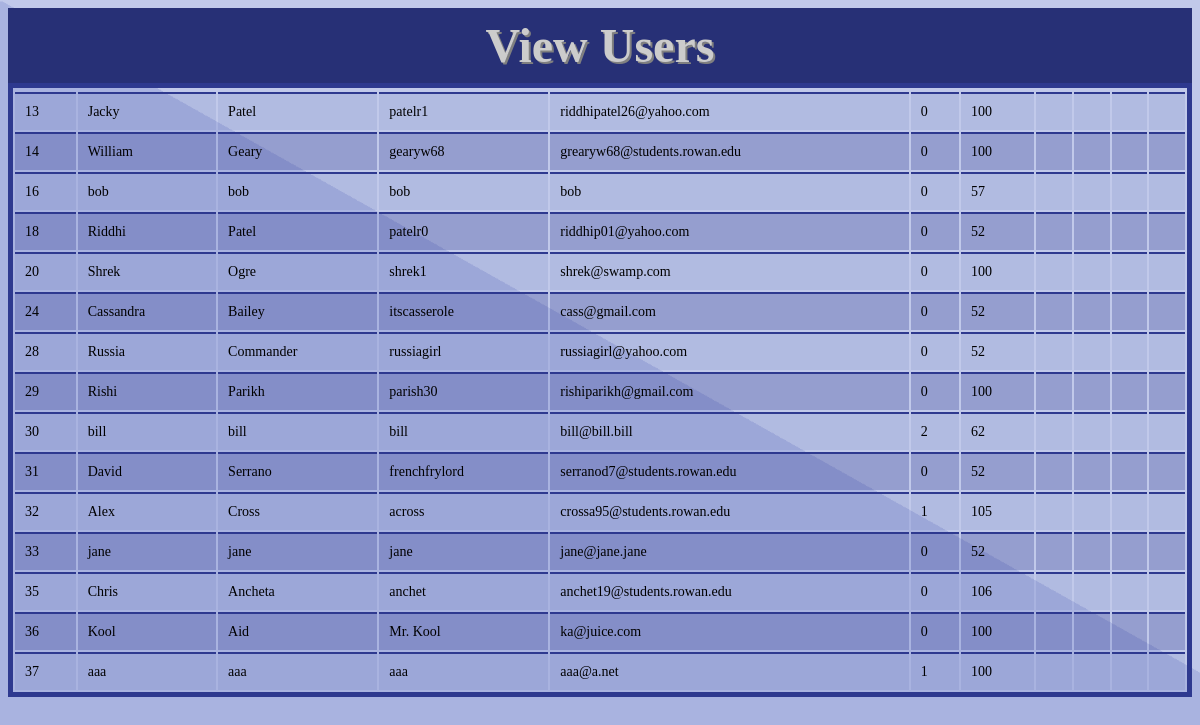
Before: /Views/viewusers.php with the older database file.
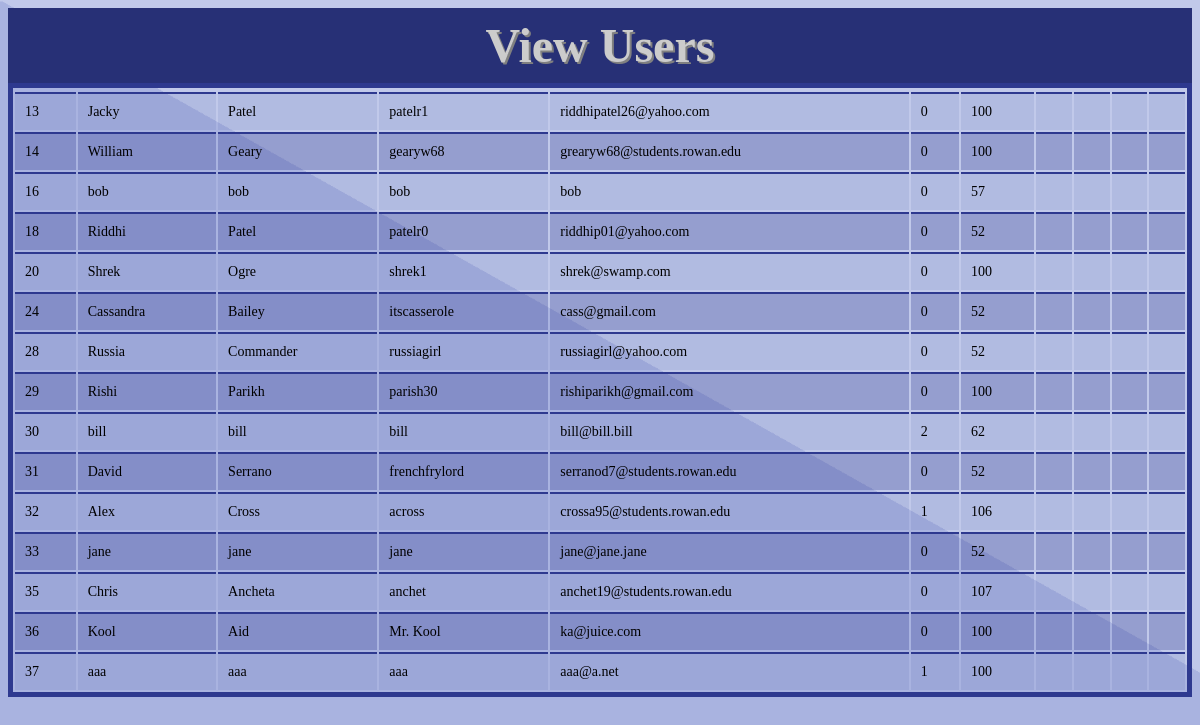
After: the same page with the newer database file.
### tables this page shows
CREATE TABLE IF NOT EXISTS `user` (
  `user_num` int(11) NOT NULL AUTO_INCREMENT,
  `first_name` varchar(30) NOT NULL,
  `last_name` varchar(30) NOT NULL,
  `username` varchar(20) NOT NULL,
  `email` varchar(40) NOT NULL,
  `password` varchar(256) DEFAULT NULL,
  `tel` varchar(13) NOT NULL,
  `admin` int(1) DEFAULT NULL,
  `user_points` int(3) NOT NULL DEFAULT '100',
  `last_request` datetime DEFAULT NULL,
  `num_requests` int(2) NOT NULL DEFAULT '0',
  `department_id` int(2) DEFAULT NULL,
  `login_attempts` tinyint(3) UNSIGNED DEFAULT '0',
  PRIMARY KEY (`user_num`),
  UNIQUE KEY `user_num_UNIQUE` (`user_num`),
  UNIQUE KEY `username_unique` (`username`),
  UNIQUE KEY `email_unique` (`email`),
  KEY `fk_department_idx` (`department_id`)
);

### Views/viewusers.php (the view, shortened to what this page needs)
<?php
        $dbh = ConnectDB();
?>
<html>
<head>
   <link rel="stylesheet" type="text/css" href="../Styles/displayTables.css">
</head>
<body class="background" background="../Images/Background.png">
   <div class="header">View Users</div>
   <table>
      <?php
         try{
	    $sql = "SELECT user_num,first_name,last_name,username,email,admin,user_points ";
	    $sql .= "FROM user ";
	    $stmt = $dbh->prepare($sql);
	    $stmt->execute();
	    foreach($stmt->fetchAll() as $user) {
        $row =  " <tr><td>" . $user['user_num'];
        $row .= "</td><td>" . $user['first_name'];
        $row .= "</td><td>" . $user['last_name'];
        $row .= "</td><td>" . $user['username'];
        $row .= "</td><td>" . $user['email'];
        $row .= "</td><td>" . $user['admin'];
        $row .= "</td><td>" . $user['user_points'];
        $row .= "</td><td>";
        $row .= "</td><td>";
        $row .= "</td><td>";
        $row .= "</td><td>";
        $row .= "</td></tr>";
	       echo $row;
               }
            }
	 catch(Exception $e){}
      ?>
   </table>
</body>
</html>

### Styles/displayTables.css (style rules this page uses)
table { width: 100%; border: 5px solid #2e398f; }
td, tr { border-top: 2px solid #2e398f; color: black; text-align: left; padding: 10px; font-size: 14px; }
tr:nth-child(even) { background-color: rgba(46, 57, 143, 0.1); }
tr:nth-child(odd) { background-color: rgba(46, 57, 143, 0.3); }
.background { background-repeat: no-repeat; background-attachment: scroll; background-size: cover; }
.header { font-family: verdana; text-shadow: 2px 2px grey; background: #273076; text-align: center; font-weight: bold; color: #ccc; font-size: 48px; cursor: default; padding: 10px; }

Changed rows visible on the page:
changed user "Alex": user_points "105" → "106"
changed user "Chris": user_points "106" → "107"
